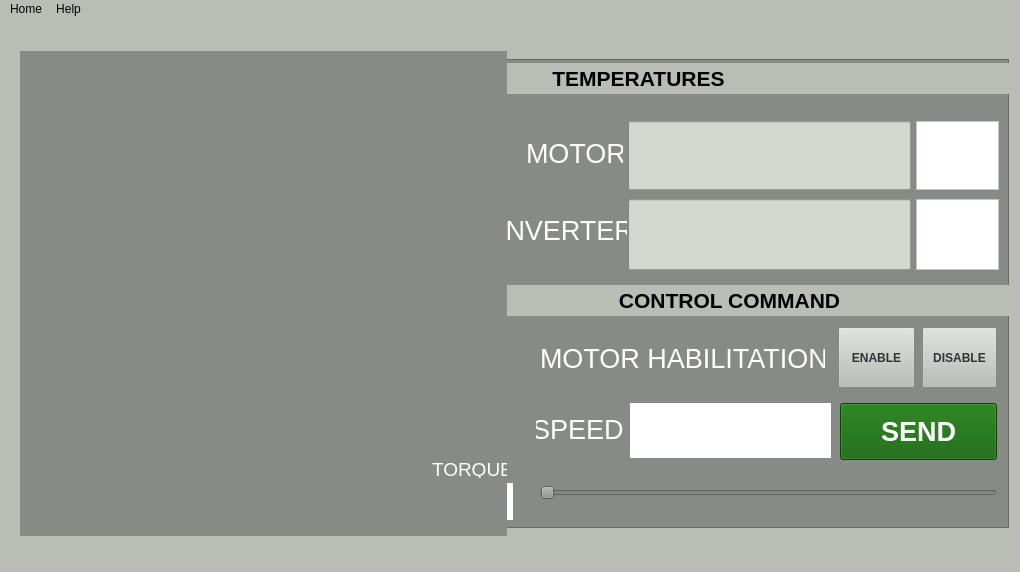
<?xml version="1.0" encoding="UTF-8"?>
<ui version="4.0">
 <class>MainWindow</class>
 <widget class="QMainWindow" name="MainWindow">
  <property name="geometry">
   <rect>
    <x>0</x>
    <y>0</y>
    <width>1020</width>
    <height>572</height>
   </rect>
  </property>
  <property name="sizePolicy">
   <sizepolicy hsizetype="Preferred" vsizetype="Preferred">
    <horstretch>0</horstretch>
    <verstretch>0</verstretch>
   </sizepolicy>
  </property>
  <property name="minimumSize">
   <size>
    <width>904</width>
    <height>0</height>
   </size>
  </property>
  <property name="windowTitle">
   <string>MainWindow</string>
  </property>
  <property name="styleSheet">
   <string notr="true">background-color: rgb(186, 189, 182);</string>
  </property>
  <widget class="QWidget" name="centralwidget">
   <widget class="QMeter" name="meterWidget" native="true">
    <property name="geometry">
     <rect>
      <x>20</x>
      <y>32</y>
      <width>487</width>
      <height>485</height>
     </rect>
    </property>
    <property name="styleSheet">
     <string notr="true">background-color: rgb(136, 138, 133);</string>
    </property>
    <widget class="QLabel" name="label_3">
     <property name="geometry">
      <rect>
       <x>412</x>
       <y>410</y>
       <width>81</width>
       <height>17</height>
      </rect>
     </property>
     <property name="font">
      <font>
       <pointsize>14</pointsize>
      </font>
     </property>
     <property name="styleSheet">
      <string notr="true">color: rgb(255, 255, 255);</string>
     </property>
     <property name="text">
      <string>TORQUE</string>
     </property>
    </widget>
   </widget>
   <widget class="QFrame" name="frame">
    <property name="geometry">
     <rect>
      <x>242</x>
      <y>40</y>
      <width>767</width>
      <height>469</height>
     </rect>
    </property>
    <property name="styleSheet">
     <string notr="true">background-color: rgb(136, 138, 133);</string>
    </property>
    <property name="frameShape">
     <enum>QFrame::StyledPanel</enum>
    </property>
    <property name="frameShadow">
     <enum>QFrame::Raised</enum>
    </property>
    <widget class="QLabel" name="label_12">
     <property name="geometry">
      <rect>
       <x>206</x>
       <y>226</y>
       <width>563</width>
       <height>31</height>
      </rect>
     </property>
     <property name="font">
      <font>
       <pointsize>16</pointsize>
       <weight>75</weight>
       <bold>true</bold>
      </font>
     </property>
     <property name="styleSheet">
      <string notr="true">color: rgb(0, 0, 0);
background-color: rgb(186, 189, 182);</string>
     </property>
     <property name="text">
      <string>CONTROL COMMAND</string>
     </property>
     <property name="alignment">
      <set>Qt::AlignCenter</set>
     </property>
    </widget>
    <widget class="QPushButton" name="sendButton">
     <property name="geometry">
      <rect>
       <x>598</x>
       <y>344</y>
       <width>157</width>
       <height>57</height>
      </rect>
     </property>
     <property name="font">
      <font>
       <pointsize>20</pointsize>
       <weight>75</weight>
       <bold>true</bold>
      </font>
     </property>
     <property name="styleSheet">
      <string notr="true">color: qlineargradient(spread:pad, x1:0, y1:0, x2:1, y2:0, stop:0 rgba(0, 0, 0, 255), stop:1 rgba(255, 255, 255, 255));

background-color: rgb(13, 94, 4);</string>
     </property>
     <property name="text">
      <string>SEND</string>
     </property>
     <property name="iconSize">
      <size>
       <width>16</width>
       <height>16</height>
      </size>
     </property>
    </widget>
    <widget class="QLabel" name="label_6">
     <property name="geometry">
      <rect>
       <x>294</x>
       <y>348</y>
       <width>91</width>
       <height>45</height>
      </rect>
     </property>
     <property name="font">
      <font>
       <pointsize>20</pointsize>
      </font>
     </property>
     <property name="styleSheet">
      <string notr="true">color: rgb(255, 255, 255);
</string>
     </property>
     <property name="text">
      <string>SPEED </string>
     </property>
     <property name="alignment">
      <set>Qt::AlignCenter</set>
     </property>
    </widget>
    <widget class="QSlider" name="setSpeedSlider">
     <property name="geometry">
      <rect>
       <x>298</x>
       <y>410</y>
       <width>457</width>
       <height>47</height>
      </rect>
     </property>
     <property name="sizePolicy">
      <sizepolicy hsizetype="Expanding" vsizetype="Preferred">
       <horstretch>0</horstretch>
       <verstretch>0</verstretch>
      </sizepolicy>
     </property>
     <property name="font">
      <font>
       <pointsize>20</pointsize>
      </font>
     </property>
     <property name="cursor">
      <cursorShape>ArrowCursor</cursorShape>
     </property>
     <property name="mouseTracking">
      <bool>false</bool>
     </property>
     <property name="tabletTracking">
      <bool>false</bool>
     </property>
     <property name="focusPolicy">
      <enum>Qt::StrongFocus</enum>
     </property>
     <property name="maximum">
      <number>5000</number>
     </property>
     <property name="singleStep">
      <number>100</number>
     </property>
     <property name="pageStep">
      <number>100</number>
     </property>
     <property name="tracking">
      <bool>true</bool>
     </property>
     <property name="orientation">
      <enum>Qt::Horizontal</enum>
     </property>
     <property name="tickPosition">
      <enum>QSlider::NoTicks</enum>
     </property>
     <property name="tickInterval">
      <number>100</number>
     </property>
    </widget>
    <widget class="QProgressBar" name="motorTermometer">
     <property name="geometry">
      <rect>
       <x>386</x>
       <y>62</y>
       <width>283</width>
       <height>69</height>
      </rect>
     </property>
     <property name="sizePolicy">
      <sizepolicy hsizetype="Fixed" vsizetype="Fixed">
       <horstretch>0</horstretch>
       <verstretch>0</verstretch>
      </sizepolicy>
     </property>
     <property name="layoutDirection">
      <enum>Qt::LeftToRight</enum>
     </property>
     <property name="styleSheet">
      <string notr="true">background-color: rgb(211, 215, 207);</string>
     </property>
     <property name="maximum">
      <number>100</number>
     </property>
     <property name="value">
      <number>0</number>
     </property>
     <property name="alignment">
      <set>Qt::AlignBottom|Qt::AlignLeading|Qt::AlignLeft</set>
     </property>
     <property name="textVisible">
      <bool>false</bool>
     </property>
     <property name="orientation">
      <enum>Qt::Horizontal</enum>
     </property>
     <property name="invertedAppearance">
      <bool>false</bool>
     </property>
     <property name="textDirection">
      <enum>QProgressBar::TopToBottom</enum>
     </property>
    </widget>
    <widget class="QProgressBar" name="inverterTermometer">
     <property name="geometry">
      <rect>
       <x>386</x>
       <y>140</y>
       <width>283</width>
       <height>71</height>
      </rect>
     </property>
     <property name="styleSheet">
      <string notr="true">background-color: rgb(211, 215, 207);</string>
     </property>
     <property name="maximum">
      <number>100</number>
     </property>
     <property name="value">
      <number>0</number>
     </property>
     <property name="textVisible">
      <bool>false</bool>
     </property>
     <property name="orientation">
      <enum>Qt::Horizontal</enum>
     </property>
    </widget>
    <widget class="QTextBrowser" name="textTempInverter">
     <property name="geometry">
      <rect>
       <x>674</x>
       <y>140</y>
       <width>83</width>
       <height>71</height>
      </rect>
     </property>
     <property name="styleSheet">
      <string notr="true">background-color: rgb(255, 255, 255);</string>
     </property>
    </widget>
    <widget class="QTextBrowser" name="textTempMotor">
     <property name="geometry">
      <rect>
       <x>674</x>
       <y>62</y>
       <width>83</width>
       <height>69</height>
      </rect>
     </property>
     <property name="styleSheet">
      <string notr="true">background-color: rgb(255, 255, 255);</string>
     </property>
    </widget>
    <widget class="QLabel" name="label_9">
     <property name="geometry">
      <rect>
       <x>256</x>
       <y>134</y>
       <width>129</width>
       <height>75</height>
      </rect>
     </property>
     <property name="font">
      <font>
       <pointsize>20</pointsize>
      </font>
     </property>
     <property name="styleSheet">
      <string notr="true">color: rgb(255, 255, 255);</string>
     </property>
     <property name="text">
      <string>INVERTER</string>
     </property>
    </widget>
    <widget class="QLabel" name="label_10">
     <property name="geometry">
      <rect>
       <x>284</x>
       <y>64</y>
       <width>97</width>
       <height>61</height>
      </rect>
     </property>
     <property name="font">
      <font>
       <pointsize>20</pointsize>
      </font>
     </property>
     <property name="styleSheet">
      <string notr="true">color: rgb(255, 255, 255);</string>
     </property>
     <property name="text">
      <string>MOTOR</string>
     </property>
    </widget>
    <widget class="QLabel" name="label">
     <property name="geometry">
      <rect>
       <x>298</x>
       <y>274</y>
       <width>285</width>
       <height>51</height>
      </rect>
     </property>
     <property name="font">
      <font>
       <pointsize>20</pointsize>
      </font>
     </property>
     <property name="styleSheet">
      <string notr="true">color: rgb(255, 255, 255);</string>
     </property>
     <property name="text">
      <string>MOTOR HABILITATION</string>
     </property>
    </widget>
    <widget class="QPushButton" name="enable_motor_button">
     <property name="geometry">
      <rect>
       <x>596</x>
       <y>268</y>
       <width>77</width>
       <height>61</height>
      </rect>
     </property>
     <property name="font">
      <font>
       <weight>75</weight>
       <bold>true</bold>
      </font>
     </property>
     <property name="styleSheet">
      <string notr="true">color: rgb(255, 255, 255);
color: rgb(46, 52, 54);
background-color: rgb(186, 189, 182);</string>
     </property>
     <property name="text">
      <string>ENABLE</string>
     </property>
    </widget>
    <widget class="QPushButton" name="disable_motor_button">
     <property name="geometry">
      <rect>
       <x>680</x>
       <y>268</y>
       <width>75</width>
       <height>61</height>
      </rect>
     </property>
     <property name="font">
      <font>
       <weight>75</weight>
       <bold>true</bold>
      </font>
     </property>
     <property name="styleSheet">
      <string notr="true">color: rgb(255, 255, 255);
color: rgb(46, 52, 54);
background-color: rgb(186, 189, 182);</string>
     </property>
     <property name="text">
      <string>DISABLE</string>
     </property>
    </widget>
    <widget class="QLabel" name="speed_label">
     <property name="geometry">
      <rect>
       <x>388</x>
       <y>344</y>
       <width>201</width>
       <height>55</height>
      </rect>
     </property>
     <property name="font">
      <font>
       <pointsize>25</pointsize>
      </font>
     </property>
     <property name="layoutDirection">
      <enum>Qt::LeftToRight</enum>
     </property>
     <property name="styleSheet">
      <string notr="true">background-color: rgb(255, 255, 255);
border-color: rgb(0, 0, 0);
border-color: rgb(0, 0, 0);</string>
     </property>
     <property name="text">
      <string/>
     </property>
     <property name="alignment">
      <set>Qt::AlignCenter</set>
     </property>
    </widget>
    <widget class="QLabel" name="label_13">
     <property name="geometry">
      <rect>
       <x>26</x>
       <y>4</y>
       <width>741</width>
       <height>31</height>
      </rect>
     </property>
     <property name="font">
      <font>
       <pointsize>16</pointsize>
       <weight>75</weight>
       <bold>true</bold>
      </font>
     </property>
     <property name="styleSheet">
      <string notr="true">color: rgb(0, 0, 0);
background-color: rgb(186, 189, 182);</string>
     </property>
     <property name="text">
      <string>TEMPERATURES</string>
     </property>
     <property name="alignment">
      <set>Qt::AlignCenter</set>
     </property>
    </widget>
    <widget class="QLabel" name="torque_label">
     <property name="geometry">
      <rect>
       <x>-18</x>
       <y>424</y>
       <width>289</width>
       <height>37</height>
      </rect>
     </property>
     <property name="styleSheet">
      <string notr="true">background-color: rgb(255, 255, 255);
border-color: rgb(0, 0, 0);</string>
     </property>
     <property name="text">
      <string/>
     </property>
     <property name="alignment">
      <set>Qt::AlignRight|Qt::AlignTrailing|Qt::AlignVCenter</set>
     </property>
    </widget>
   </widget>
   <zorder>frame</zorder>
   <zorder>meterWidget</zorder>
  </widget>
  <widget class="QMenuBar" name="menubar">
   <property name="geometry">
    <rect>
     <x>0</x>
     <y>0</y>
     <width>1020</width>
     <height>22</height>
    </rect>
   </property>
   <widget class="QMenu" name="menuIn_cio">
    <property name="title">
     <string>Home</string>
    </property>
   </widget>
   <widget class="QMenu" name="menuSobre">
    <property name="title">
     <string>Help</string>
    </property>
    <addaction name="actionSobre"/>
   </widget>
   <addaction name="menuIn_cio"/>
   <addaction name="menuSobre"/>
  </widget>
  <widget class="QStatusBar" name="statusbar"/>
  <action name="actionSobre">
   <property name="checkable">
    <bool>false</bool>
   </property>
   <property name="text">
    <string>Sobre</string>
   </property>
  </action>
 </widget>
 <layoutdefault spacing="9" margin="13"/>
 <customwidgets>
  <customwidget>
   <class>QMeter</class>
   <extends>QWidget</extends>
   <header location="global">qmeter.h</header>
   <container>1</container>
  </customwidget>
 </customwidgets>
 <resources/>
 <connections/>
 <designerdata>
  <property name="gridDeltaX">
   <number>2</number>
  </property>
  <property name="gridDeltaY">
   <number>2</number>
  </property>
  <property name="gridSnapX">
   <bool>true</bool>
  </property>
  <property name="gridSnapY">
   <bool>true</bool>
  </property>
  <property name="gridVisible">
   <bool>true</bool>
  </property>
 </designerdata>
</ui>
